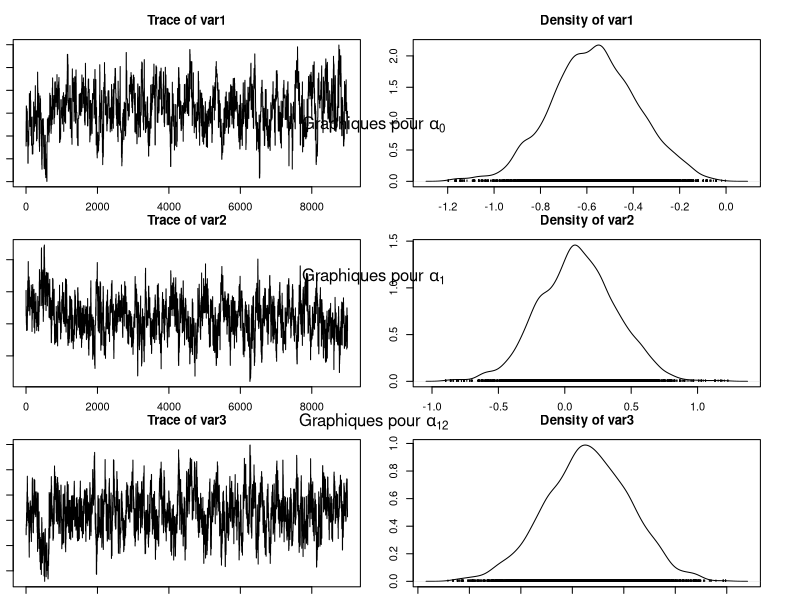
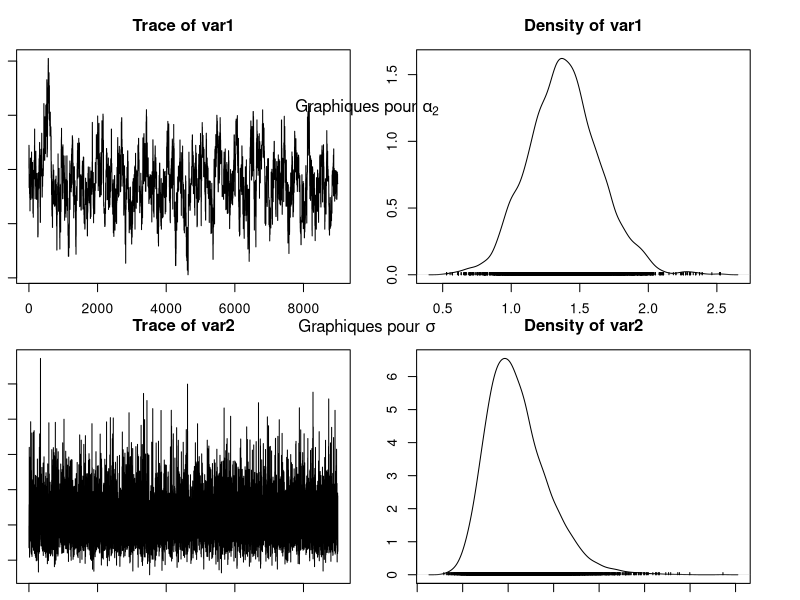
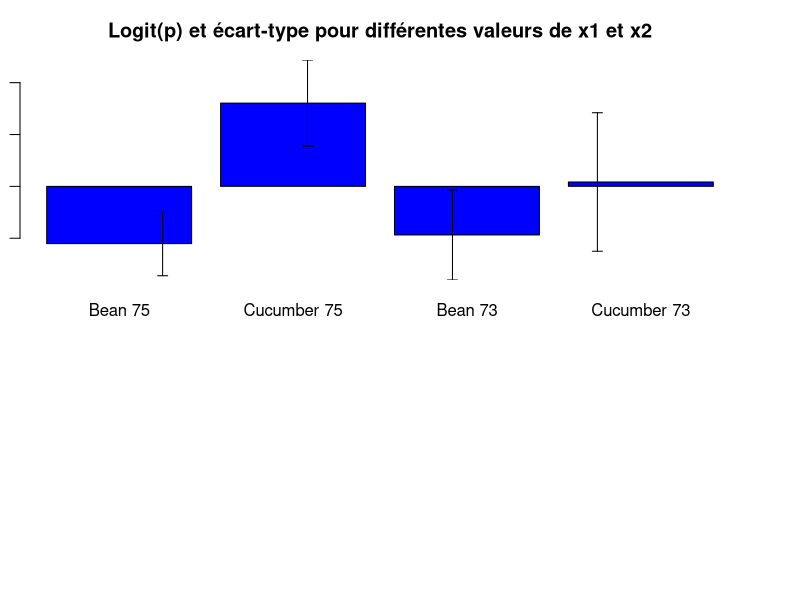

Write the R code that produced these figures, in order.
## ---- chunk 1
library(coda)
## ---- chunk 2
# Notations changées par rapport au fichier seeds.data pour être en accord avec 
# la consigne donnée
"N" <- 21 
"r" <- c(10, 23, 23, 26, 17, 5, 53, 55, 32, 46, 10, 8, 10, 8, 23, 0, 3, 22, 15, 32, 3)
"n" <- c(39, 62, 81, 51, 39, 6, 74, 72, 51, 79, 13, 16, 30, 28, 45, 4, 12, 41, 30, 51, 7)
"x1" <- c(0, 0, 0, 0, 0, 0, 0, 0, 0, 0, 0, 1, 1, 1, 1, 1, 1, 1, 1, 1, 1)
"x2" <- c(0, 0, 0, 0, 0, 1, 1, 1, 1, 1, 1, 0, 0, 0, 0, 0, 1, 1, 1, 1, 1)

alpha0 <- 0
alpha1 <- 0
alpha2 <- 0
alpha12 <- 0
tau <- 10
b <- c(0, 0, 0, 0, 0, 0, 0, 0, 0, 0, 0, 0, 0, 0, 0, 0, 0, 0, 0, 0, 0)

seeds = function(nchain, N, r, n, x1, x2, alpha0, alpha1, alpha2, alpha12, tau, b, prop_sd){
  
  # Initialisation
  res = matrix(NA, nchain + 1, 5)
  res[1, ] = c(alpha0, alpha1, alpha12, alpha2, 1/sqrt(tau)) # le dernier terme vaut sigma

  p = plogis(alpha0 + alpha1 * x1 + alpha2 * x2 + alpha12 * x1 * x2 + b)
  
  res_b = matrix(NA, nchain + 1, N)
  res_b[1, ] = b
  
  acc_rates = rep(0, 4) # pour les 4 alpha
  
  for (i in 1:nchain){
    
    # Mise à jour de alpha0
    alpha0 = res[i, 1]
    prop = rnorm(1, alpha0, prop_sd[1]) # marche aléatoire simple
    prop_p = plogis(prop + alpha1 * x1 + alpha2 * x2 + alpha12 * x1 * x2 + b)
    
    top = - ((prop^2) / (2 * 1e6)) + sum(r * log(prop_p)) + sum((n-r) * log(1 - prop_p))
    bottom = - ((alpha0^2) / (2 * 1e6)) + sum(r * log(p)) + sum((n-r) * log(1 - p))
    acc_prob = exp(top - bottom) # Ratio des noyaux vaut 1 (symétrie du noyau)
    
    if (runif(1) < min(1, acc_prob)){
      alpha0 = prop
      p = prop_p
      acc_rates[1] = acc_rates[1] + 1
    }
    
    # Mise à jour de alpha1
    alpha1 = res[i, 2]
    prop = rnorm(1, alpha1, prop_sd[2]) # marche aléatoire simple
    prop_p = plogis(alpha0 + prop * x1 + alpha2 * x2 + alpha12 * x1 * x2 + b)
    
    top = - ((prop^2) / (2 * 1e6)) + sum(r * log(prop_p)) + sum((n-r) * log(1 - prop_p))
    bottom = - ((alpha1^2) / (2 * 1e6)) + sum(r * log(p)) + sum((n-r) * log(1 - p))
    acc_prob = exp(top - bottom) # Ratio des noyaux vaut 1 (symétrie du noyau)
    
    if (runif(1) < min(1, acc_prob)){
      alpha1 = prop
      p = prop_p
      acc_rates[2] = acc_rates[2] + 1
    }

    # Mise à jour de alpha12
    alpha12 = res[i, 3]
    prop = rnorm(1, alpha12, prop_sd[3]) # marche aléatoire simple
    prop_p = plogis(alpha0 + alpha1 * x1 + alpha2 * x2 + prop * x1 * x2 + b)
    
    top = - ((prop^2) / (2 * 1e6)) + sum(r * log(prop_p)) + sum((n-r) * log(1 - prop_p))
    bottom = - ((alpha12^2) / (2 * 1e6)) + sum(r * log(p)) + sum((n-r) * log(1 - p))
    acc_prob = exp(top - bottom) # Ratio des noyaux vaut 1 (symétrie du noyau)
    
    if (runif(1) < min(1, acc_prob)){
      alpha12 = prop
      p = prop_p
      acc_rates[3] = acc_rates[3] + 1
    }
    
    # Mise à jour de alpha2
    alpha2 = res[i, 4]
    prop = rnorm(1, alpha2, prop_sd[4]) # marche aléatoire simple
    prop_p = plogis(alpha0 + alpha1 * x1 + prop * x2 + alpha12 * x1 * x2 + b)
    
    top = - ((prop^2) / (2 * 1e6)) + sum(r * log(prop_p)) + sum((n-r) * log(1 - prop_p))
    bottom = - ((alpha2^2) / (2 * 1e6)) + sum(r * log(p)) + sum((n-r) * log(1 - p))
    acc_prob = exp(top - bottom) # Ratio des noyaux vaut 1 (symétrie du noyau)
    
    if (runif(1) < min(1, acc_prob)){
      alpha2 = prop
      p = prop_p
      acc_rates[4] = acc_rates[4] + 1
    }
    
    # Mise à jour de tau
    tau = rgamma(1, shape = 10e-3 + N / 2, scale = 1e-3 + 0.5 * sum(b^2))

    # Mise à jour de b
    for (j in 1:N){
      prop = rnorm(1, b[j], prop_sd[5])
      prop_p_j = plogis(alpha0 + alpha1 * x1[j] + alpha2 * x2[j] + alpha12 * x1[j] * x2[j] + prop)
      
      top = - (prop^2 * tau / 2) + r[j] * log(prop_p_j) + (n[j] - r[j]) * log(1 - prop_p_j)
      bottom = - (b[j]^2 * tau / 2) + r[j] * log(p[j]) + (n[j] - r[j]) * log(1 - p[j])
      acc_prob = exp(top - bottom)
      
      if (runif(1) < min(1, acc_prob)){
        b[j] = prop
        p[j] = prop_p_j
      }
    }
    
    # Mise à jour de la chaine de Markov et de b
    res[i+1, ] = c(alpha0, alpha1, alpha12, alpha2, 1/sqrt(tau))
    res_b[i+1, ] = b
  }
  
  my_list <- list("chain" = res, "b_chain" = res_b, "acc_rates" = acc_rates)
  return(my_list)
}

resultat = seeds(1e4, N, r, n, x1, x2, alpha0, alpha1, alpha2, alpha12, tau, b, prop_sd = c(0.3, 0.3, 0.3, 0.3, 0.3)) # prop_sd choisi pour avoir une allure de chaîne cohérente

resultat_chain = resultat$chain[1001:nrow(resultat$chain), ] # on enlève les 1000 premiers (burnin)

moychain = colMeans(resultat_chain) # moyenne
sdchain = apply(resultat_chain, 2, sd) # écart type


library(coda)
par(ask = FALSE, mfrow = c(3, 1), mar = c(1, 1, 3, 3)) # Configure la disposition des graphiques 

# Tracer les 3 premiers graphiques des chaînes de Markov
plot(mcmc(resultat_chain[,1:3]))

mtext(expression("Graphiques pour " * alpha[0]), side = 3, line = 23)
mtext(expression("Graphiques pour " * alpha[1]), side = 3, line = 11.5)
mtext(expression("Graphiques pour " * alpha[12]), side = 3, line = 0.5)

par(mfrow = c(2, 1)) # Configure la disposition des graphiques 

# Tracer les 2 derniers graphiques des chaînes de Markov
plot(mcmc(resultat_chain)[,4:5])

mtext(expression("Graphiques pour " * alpha[2]), side = 3, line = 12)
mtext(expression("Graphiques pour " * sigma), side = 3, line = 1)
## ---- chunk 3
# Données
noms <- c('Bean 75', 'Cucumber 75', 'Bean 73', 'Cucumber 73')
logit_p <- c(-0.5517254, 0.8027722, -0.4682697, 0.04229868)
ecart_type <- c(0.309775, 0.4157986, 0.4345104, 0.6678286)

# Création du graphique
barplot_height <- logit_p
barplot_errors <- ecart_type

# Création du graphique à barres avec barres d'erreur
barplot(barplot_height, names.arg=noms, ylim=c(min(logit_p - barplot_errors), max(logit_p + barplot_errors)),
        main='Logit(p) et écart-type pour différentes valeurs de x1 et x2',
        xlab='Nom', ylab='Logit(p)', col='blue', beside=TRUE)
arrows(x0=1:4, y0=logit_p - barplot_errors, y1=logit_p + barplot_errors, angle=90, code=3, length=0.05)
